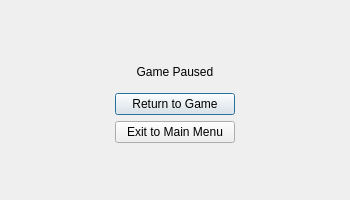
<?xml version="1.0" encoding="UTF-8"?>
<ui version="4.0">
 <class>GameDialog</class>
 <widget class="QDialog" name="GameDialog">
  <property name="geometry">
   <rect>
    <x>0</x>
    <y>0</y>
    <width>350</width>
    <height>200</height>
   </rect>
  </property>
  <property name="sizePolicy">
   <sizepolicy hsizetype="Fixed" vsizetype="Fixed">
    <horstretch>0</horstretch>
    <verstretch>0</verstretch>
   </sizepolicy>
  </property>
  <property name="minimumSize">
   <size>
    <width>350</width>
    <height>200</height>
   </size>
  </property>
  <property name="maximumSize">
   <size>
    <width>350</width>
    <height>200</height>
   </size>
  </property>
  <property name="windowTitle">
   <string>Dialog</string>
  </property>
  <widget class="QStackedWidget" name="stackedWidget">
   <property name="geometry">
    <rect>
     <x>0</x>
     <y>0</y>
     <width>350</width>
     <height>200</height>
    </rect>
   </property>
   <property name="minimumSize">
    <size>
     <width>350</width>
     <height>200</height>
    </size>
   </property>
   <property name="maximumSize">
    <size>
     <width>350</width>
     <height>200</height>
    </size>
   </property>
   <widget class="QWidget" name="gamePausedPage">
    <property name="sizePolicy">
     <sizepolicy hsizetype="Fixed" vsizetype="Fixed">
      <horstretch>0</horstretch>
      <verstretch>0</verstretch>
     </sizepolicy>
    </property>
    <property name="minimumSize">
     <size>
      <width>350</width>
      <height>200</height>
     </size>
    </property>
    <property name="maximumSize">
     <size>
      <width>350</width>
      <height>200</height>
     </size>
    </property>
    <layout class="QHBoxLayout" name="horizontalLayout">
     <item>
      <spacer name="leftSpacer">
       <property name="orientation">
        <enum>Qt::Horizontal</enum>
       </property>
       <property name="sizeHint" stdset="0">
        <size>
         <width>100</width>
         <height>20</height>
        </size>
       </property>
      </spacer>
     </item>
     <item>
      <layout class="QVBoxLayout" name="verticalLayout">
       <item>
        <spacer name="topSpacer">
         <property name="orientation">
          <enum>Qt::Vertical</enum>
         </property>
         <property name="sizeHint" stdset="0">
          <size>
           <width>20</width>
           <height>40</height>
          </size>
         </property>
        </spacer>
       </item>
       <item>
        <widget class="QLabel" name="pausedLabel">
         <property name="sizePolicy">
          <sizepolicy hsizetype="Preferred" vsizetype="Fixed">
           <horstretch>0</horstretch>
           <verstretch>0</verstretch>
          </sizepolicy>
         </property>
         <property name="minimumSize">
          <size>
           <width>120</width>
           <height>30</height>
          </size>
         </property>
         <property name="maximumSize">
          <size>
           <width>120</width>
           <height>30</height>
          </size>
         </property>
         <property name="text">
          <string>Game Paused</string>
         </property>
         <property name="alignment">
          <set>Qt::AlignCenter</set>
         </property>
        </widget>
       </item>
       <item>
        <widget class="QPushButton" name="returnToGameBtn">
         <property name="text">
          <string>Return to Game</string>
         </property>
        </widget>
       </item>
       <item>
        <widget class="QPushButton" name="exitToMenuBtn">
         <property name="text">
          <string>Exit to Main Menu</string>
         </property>
        </widget>
       </item>
       <item>
        <spacer name="bottomSpacer">
         <property name="orientation">
          <enum>Qt::Vertical</enum>
         </property>
         <property name="sizeHint" stdset="0">
          <size>
           <width>20</width>
           <height>40</height>
          </size>
         </property>
        </spacer>
       </item>
      </layout>
     </item>
     <item>
      <spacer name="rightSpacer">
       <property name="orientation">
        <enum>Qt::Horizontal</enum>
       </property>
       <property name="sizeHint" stdset="0">
        <size>
         <width>100</width>
         <height>20</height>
        </size>
       </property>
      </spacer>
     </item>
    </layout>
   </widget>
   <widget class="QWidget" name="gameOverPage">
    <property name="sizePolicy">
     <sizepolicy hsizetype="Fixed" vsizetype="Fixed">
      <horstretch>0</horstretch>
      <verstretch>0</verstretch>
     </sizepolicy>
    </property>
    <property name="minimumSize">
     <size>
      <width>350</width>
      <height>200</height>
     </size>
    </property>
    <property name="maximumSize">
     <size>
      <width>350</width>
      <height>200</height>
     </size>
    </property>
    <layout class="QHBoxLayout" name="horizontalLayout_2">
     <item>
      <spacer name="horizontalSpacer_1">
       <property name="orientation">
        <enum>Qt::Horizontal</enum>
       </property>
       <property name="sizeHint" stdset="0">
        <size>
         <width>100</width>
         <height>20</height>
        </size>
       </property>
      </spacer>
     </item>
     <item>
      <layout class="QVBoxLayout" name="verticalLayout_5">
       <item>
        <spacer name="topSpacer_1">
         <property name="orientation">
          <enum>Qt::Vertical</enum>
         </property>
         <property name="sizeHint" stdset="0">
          <size>
           <width>20</width>
           <height>40</height>
          </size>
         </property>
        </spacer>
       </item>
       <item>
        <widget class="QLabel" name="gameOverLabel">
         <property name="sizePolicy">
          <sizepolicy hsizetype="Preferred" vsizetype="Fixed">
           <horstretch>0</horstretch>
           <verstretch>0</verstretch>
          </sizepolicy>
         </property>
         <property name="minimumSize">
          <size>
           <width>120</width>
           <height>30</height>
          </size>
         </property>
         <property name="maximumSize">
          <size>
           <width>120</width>
           <height>30</height>
          </size>
         </property>
         <property name="text">
          <string>Game Over</string>
         </property>
         <property name="alignment">
          <set>Qt::AlignCenter</set>
         </property>
        </widget>
       </item>
       <item>
        <widget class="QLabel" name="yourScoreLabel">
         <property name="text">
          <string>Score: </string>
         </property>
         <property name="alignment">
          <set>Qt::AlignCenter</set>
         </property>
        </widget>
       </item>
       <item>
        <widget class="QLabel" name="highScoreLabel">
         <property name="text">
          <string>High Score: </string>
         </property>
         <property name="alignment">
          <set>Qt::AlignCenter</set>
         </property>
        </widget>
       </item>
       <item>
        <widget class="QPushButton" name="playAgainBtn">
         <property name="sizePolicy">
          <sizepolicy hsizetype="Minimum" vsizetype="Fixed">
           <horstretch>0</horstretch>
           <verstretch>0</verstretch>
          </sizepolicy>
         </property>
         <property name="minimumSize">
          <size>
           <width>120</width>
           <height>0</height>
          </size>
         </property>
         <property name="maximumSize">
          <size>
           <width>120</width>
           <height>16777215</height>
          </size>
         </property>
         <property name="text">
          <string>Play Again</string>
         </property>
        </widget>
       </item>
       <item>
        <widget class="QPushButton" name="exitToMenuBtn_1">
         <property name="sizePolicy">
          <sizepolicy hsizetype="Minimum" vsizetype="Fixed">
           <horstretch>0</horstretch>
           <verstretch>0</verstretch>
          </sizepolicy>
         </property>
         <property name="minimumSize">
          <size>
           <width>120</width>
           <height>0</height>
          </size>
         </property>
         <property name="maximumSize">
          <size>
           <width>120</width>
           <height>16777215</height>
          </size>
         </property>
         <property name="text">
          <string>Exit to Main Menu</string>
         </property>
        </widget>
       </item>
       <item>
        <spacer name="bottomSpacer_1">
         <property name="orientation">
          <enum>Qt::Vertical</enum>
         </property>
         <property name="sizeHint" stdset="0">
          <size>
           <width>20</width>
           <height>40</height>
          </size>
         </property>
        </spacer>
       </item>
      </layout>
     </item>
     <item>
      <spacer name="leftSpacer_1">
       <property name="orientation">
        <enum>Qt::Horizontal</enum>
       </property>
       <property name="sizeHint" stdset="0">
        <size>
         <width>100</width>
         <height>20</height>
        </size>
       </property>
      </spacer>
     </item>
    </layout>
   </widget>
  </widget>
 </widget>
 <resources/>
 <connections/>
</ui>
